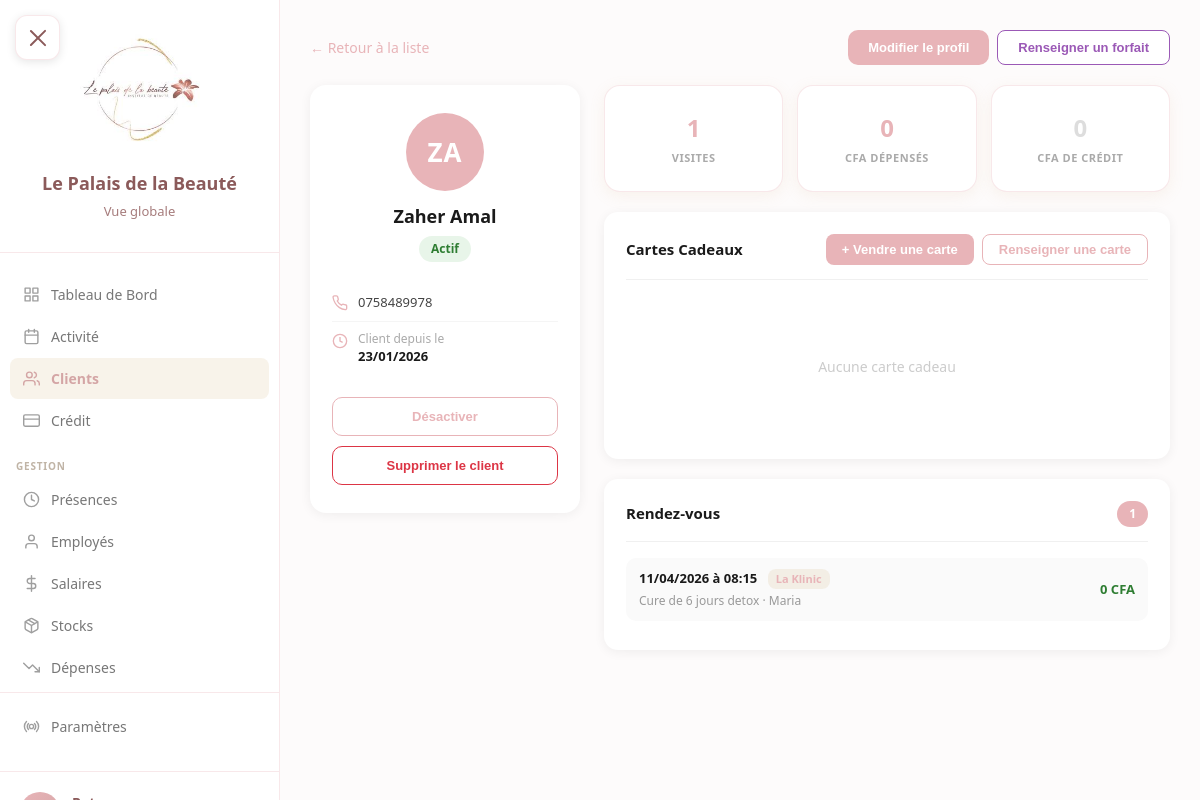
Before: /clients/55/ (signed in) with the older database file.
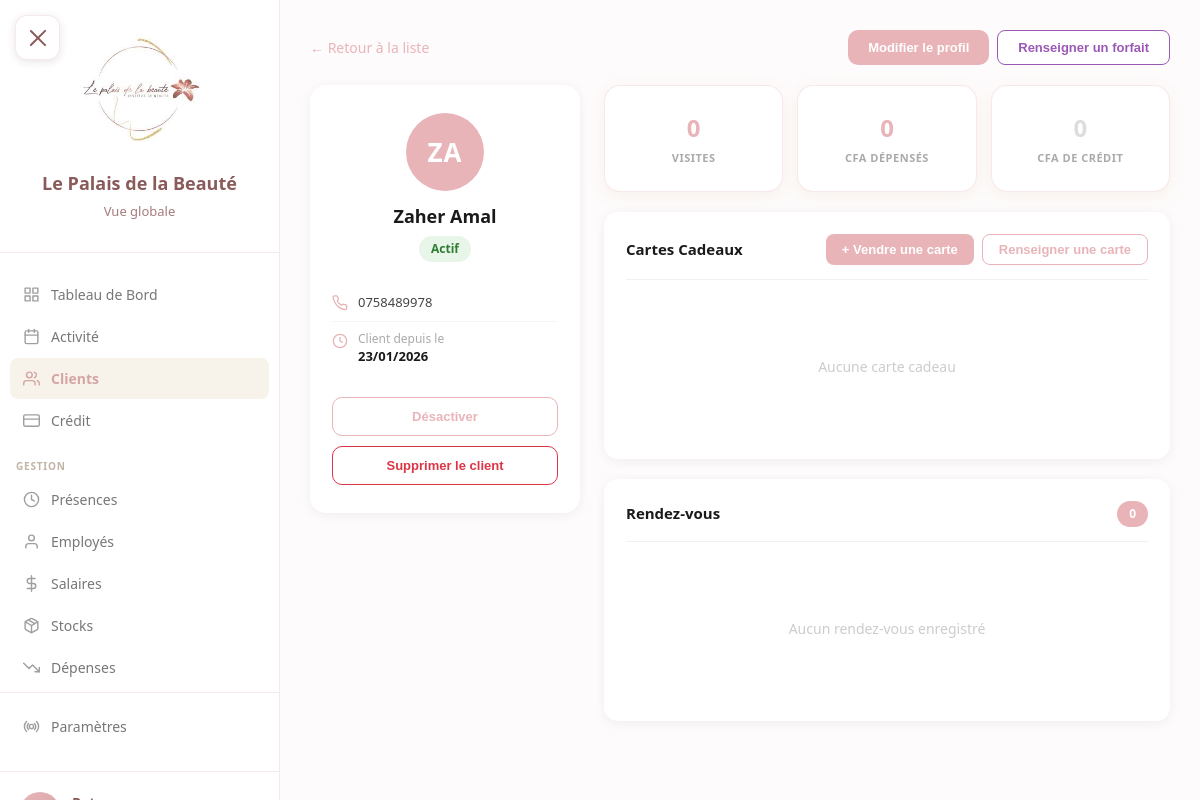
After: the same page with the newer database file.
### core/models.py (models this page shows, shortened)
class RendezVous(models.Model):
    STATUT_CHOICES = [
        ('planifie', 'Planifié'),      # RDV créé, non encore validé
        ('valide', 'Validé'),          # RDV validé par le manager
        ('annule', 'Annulé'),          # RDV annulé
        ('absent', 'Absent'),          # Client ne s'est pas présenté
        ('annule_client', 'Annulé par le client'),  # Annulé par le client
    ]
    institut = models.ForeignKey(Institut, on_delete=models.CASCADE, related_name='rendez_vous')
    client = models.ForeignKey(Client, on_delete=models.CASCADE, related_name='rendez_vous')
    employe = models.ForeignKey(Employe, on_delete=models.CASCADE, related_name='rendez_vous')
    date = models.DateField()
    heure_debut = models.TimeField()
    heure_fin = models.TimeField()  # Calculée automatiquement selon durée
    prestation = models.ForeignKey(Prestation, on_delete=models.PROTECT, related_name='rendez_vous')
    famille = models.ForeignKey(FamillePrestation, on_delete=models.PROTECT)  # Pour la couleur
    prix_base = models.IntegerField(
        validators=[MinValueValidator(0)]
    )  # Prix de la prestation au moment du RDV
    prix_options = models.IntegerField(
        default=0,
        validators=[MinValueValidator(0)]
    )  # Total des options
    prix_total = models.IntegerField(
        validators=[MinValueValidator(0)]
    )  # prix_base + prix_options
    prix_modifie = models.BooleanField(default=False)  # True si le prix a été modifié
    prix_original = models.IntegerField(
        null=True,
        blank=True,
        validators=[MinValueValidator(0)]
    )  # Prix avant modification
    raison_modification = models.CharField(max_length=200, blank=True, null=True)
    remise_pourcent = models.IntegerField(default=0, validators=[MinValueValidator(0), MaxValueValidator(99)])
    statut = models.CharField(max_length=20, choices=STATUT_CHOICES, default='planifie')
    date_validation = models.DateTimeField(null=True, blank=True)
    valide_par = models.ForeignKey(
        'Utilisateur',
        on_delete=models.SET_NULL,
        null=True,
        blank=True,
        related_name='rdv_valides'
    )
    date_creation = models.DateTimeField(auto_now_add=True)
    date_modification = models.DateTimeField(auto_now=True)
    cree_par = models.ForeignKey(
        'Utilisateur',
        on_delete=models.SET_NULL,
        null=True,
        related_name='rdv_crees'
    )
    groupe = models.ForeignKey(
        'GroupeRDV',
        on_delete=models.SET_NULL,
        null=True,
        blank=True,
        related_name='rendez_vous',
        help_text="Groupe auquel appartient ce RDV (si créé avec d'autres)"
    )
    est_seance_forfait = models.BooleanField(
        default=False,
        help_text="True si ce RDV est une séance de forfait"
    )
    forfait = models.ForeignKey(
        'ForfaitClient',
        on_delete=models.SET_NULL,
        null=True,
        blank=True,
        related_name='rendez_vous'
    )
    numero_seance = models.IntegerField(
        null=True,
        blank=True,
        help_text="Numéro de la séance dans le forfait (ex: 3 sur 6)"
    )
    rappel_envoye = models.BooleanField(default=False)
    class Meta:
        verbose_name = "Rendez-vous"
        verbose_name_plural = "Rendez-vous"
        ordering = ['date', 'heure_debut', 'employe']

class Institut(models.Model):
    nom = models.CharField(max_length=100)
    code = models.CharField(max_length=20, unique=True)  # 'palais', 'klinic', 'express'
    a_agenda = models.BooleanField(default=True)  # False pour Express
    heure_ouverture = models.TimeField(default='07:00')
    heure_fermeture = models.TimeField(default='23:00')
    fond_caisse = models.IntegerField(default=30000)  # Montant en CFA
    actif = models.BooleanField(default=True)
    class Meta:
        verbose_name = "Institut"
        verbose_name_plural = "Instituts"

class Prestation(models.Model):
    TYPE_CHOICES = [
        ('normal', 'Normal'),
        ('option', 'Option'),
        ('forfait', 'Forfait'),
    ]
    nom = models.CharField(max_length=200)
    famille = models.ForeignKey(FamillePrestation, on_delete=models.CASCADE, related_name='prestations')
    prix = models.IntegerField(
        validators=[MinValueValidator(0)],
        help_text="Prix en CFA"
    )
    duree = models.DecimalField(
        max_digits=4,
        decimal_places=2,
        null=True,
        blank=True,
        help_text="Durée en heures (ancien format, sera migré vers duree_minutes)"
    )  # En heures - gardé pour compatibilité
    duree_minutes = models.IntegerField(
        null=True,
        blank=True,
        help_text="Durée en minutes (peut être vide pour les options)"
    )
    type_prestation = models.CharField(
        max_length=20,
        choices=TYPE_CHOICES,
        default='normal'
    )
    unite = models.CharField(
        max_length=50,
        blank=True,
        null=True,
        help_text="Unité pour les options (ex: 'par strass', 'par ongle', 'par mèche')"
    )
    est_forfait = models.BooleanField(default=False, help_text="True si c'est un forfait multi-séances")
    nombre_seances = models.IntegerField(
        default=1,
        help_text="Nombre de séances (pour les forfaits)"
    )
    instituts = models.ManyToManyField(
        Institut,
        related_name='prestations_disponibles',
        blank=True,
        help_text="Instituts où cette prestation est disponible"
    )
    ordre_affichage = models.IntegerField(default=0, help_text="Ordre d'affichage dans la famille")
    actif = models.BooleanField(default=True)
    date_creation = models.DateTimeField(default=timezone.now)
    date_modification = models.DateTimeField(auto_now=True)
    class Meta:
        verbose_name = "Prestation"
        verbose_name_plural = "Prestations"
        ordering = ['famille', 'ordre_affichage', 'nom']

class Employe(models.Model):
    RANG_CHOICES = [
        ('superieur', 'Supérieur'),
        ('manager', 'Manager'),
        ('employe', 'Employé'),
    ]
    nom = models.CharField(max_length=100)
    institut = models.ForeignKey(
        Institut,
        on_delete=models.SET_NULL,
        null=True,
        blank=True,
        related_name='employes'
    )
    actif = models.BooleanField(default=True)
    ordre_affichage = models.IntegerField(default=0)
    prenom = models.CharField(max_length=100, blank=True, default='')
    telephone = models.CharField(max_length=20, blank=True, null=True)
    categorie = models.ForeignKey(
        CategorieEmploye,
        on_delete=models.SET_NULL,
        null=True,
        blank=True,
        related_name='employes'
    )
    rang = models.CharField(max_length=20, choices=RANG_CHOICES, default='employe')
    salaire_base = models.IntegerField(
        default=0,
        validators=[MinValueValidator(0)],
        help_text="Salaire mensuel de base en CFA"
    )
    date_embauche = models.DateField(null=True, blank=True)
    est_dans_agenda = models.BooleanField(
        default=True,
        help_text="False pour vigiles, ménage, etc."
    )
    class Meta:
        verbose_name = "Employé"
        verbose_name_plural = "Employés"
        ordering = ['ordre_affichage', 'nom']

### core/views.py (the view)
# urls.py: path('clients/<int:pk>/', views.client_detail, name='client_detail'),
@login_required
def client_detail(request, pk):
    client = get_object_or_404(Client, pk=pk)
    rdv_raw = list(RendezVous.objects.filter(
        client=client, statut__in=['valide', 'planifie']
    ).select_related(
        'institut', 'prestation', 'employe'
    ).prefetch_related('paiements').order_by('-date', '-heure_debut')[:100])
    groupe_ids = [r.groupe_id for r in rdv_raw if r.groupe_id]
    if groupe_ids:
        membres_qs = RendezVous.objects.filter(
            groupe_id__in=groupe_ids, statut__in=['valide', 'planifie']
        ).select_related('prestation', 'employe').prefetch_related('paiements').order_by('heure_debut')
        groupes_dict = {}
        for m in membres_qs:
            groupes_dict.setdefault(m.groupe_id, []).append(m)
    else:
        groupes_dict = {}
    MODE_LABELS = {
        'especes': 'Espèces', 'carte': 'Carte', 'cheque': 'Chèque',
        'om': 'Orange Money', 'wave': 'Wave', 'carte_cadeau': 'Carte cadeau',
        'forfait': 'Forfait', 'offert': 'Offert',
    }
    seen_groupes = set()
    rendez_vous = []
    for rdv in rdv_raw:
        if rdv.groupe_id:
            if rdv.groupe_id in seen_groupes:
                continue
            seen_groupes.add(rdv.groupe_id)
            membres = groupes_dict.get(rdv.groupe_id, [rdv])
            rdv.prestation_label = ' + '.join(m.prestation.nom for m in membres)
            rdv.employe_label = membres[0].employe.prenom or membres[0].employe.nom
            rdv.montant_total = sum(sum(p.montant for p in m.paiements.all()) for m in membres)
            modes = list(dict.fromkeys(
                p.mode for m in membres for p in m.paiements.all() if p.montant > 0
            ))
        else:
            rdv.prestation_label = rdv.prestation.nom
            rdv.employe_label = rdv.employe.prenom or rdv.employe.nom
            rdv.montant_total = sum(p.montant for p in rdv.paiements.all())
            modes = list(dict.fromkeys(p.mode for p in rdv.paiements.all() if p.montant > 0))
        rdv.modes_paiement_label = ' + '.join(MODE_LABELS.get(m, m) for m in modes) if modes else ''
        rendez_vous.append(rdv)
    credits = client.credits.all().order_by('-date_creation')
    forfaits = ForfaitClient.objects.filter(
        client=client
    ).select_related('prestation', 'institut').prefetch_related('seances__rendez_vous').order_by(
        '-statut',  # actif en premier
        '-date_achat'
    )
    cartes_achetees = client.cartes_achetees.exclude(
        statut__in=['annulee', 'supprimee']
    ).select_related('beneficiaire', 'institut_achat').order_by('-date_achat')
    cartes_recues = client.cartes_recues.exclude(
        statut__in=['annulee', 'supprimee']
    ).exclude(acheteur=client).select_related('acheteur', 'institut_achat').order_by('-date_achat')
    instituts = Institut.objects.all().order_by('nom')
    from django.db.models import Q
    forfaits_disponibles = list(
        Prestation.objects.filter(Q(est_forfait=True) | Q(type_prestation='forfait'), actif=True)
        .select_related('famille')
        .order_by('famille__nom', 'nom')
        .values('id', 'nom', 'prix', 'nombre_seances', 'famille__nom')
    )
    ventes_produits = VenteProduit.objects.filter(
        client=client
    ).prefetch_related('lignes__produit').order_by('-date')
    return render(request, 'clients/fiche.html', {
        'client': client,
        'rendez_vous': rendez_vous,
        'credits': credits,
        'forfaits': forfaits,
        'forfaits_disponibles': forfaits_disponibles,
        'cartes_achetees': cartes_achetees,
        'cartes_recues': cartes_recues,
        'instituts': instituts,
        'total_depense': client.get_total_depense(),
        'nombre_visites': client.get_nombre_visites(),
        'credit_total': client.get_credit_total(),
        'ventes_produits': ventes_produits,
    })

### core/models.py (called while the page is built)
    def is_patron(self):
        return self.role == 'patron'

    def get_full_name(self):
        return f"{self.prenom} {self.nom}"

    def get_total_depense(self):
        from django.db.models import Sum
        total = Paiement.objects.filter(
            rendez_vous__client=self
        ).aggregate(Sum('montant'))['montant__sum'] or 0
        total += PaiementCredit.objects.filter(
            credit__client=self
        ).aggregate(Sum('montant'))['montant__sum'] or 0
        return total

    def get_nombre_visites(self):
        return RendezVous.objects.filter(client=self, statut='valide').count()

    def get_credit_total(self):
        from django.db.models import Sum
        return Credit.objects.filter(
            client=self,
            solde=False
        ).aggregate(Sum('reste_a_payer'))['reste_a_payer__sum'] or 0

    @property
    def credits_non_soldes(self):
        return Credit.objects.filter(client=self, solde=False).exists()

### templates/clients/fiche.html (shortened to what the changed rows need)
{% extends 'base.html' %}
{% block content %}
<div class="fiche-container">
    <div class="fiche-grid">
        <div class="fiche-right">
            <div class="stats-row">
                <div class="stat-card">
                    <div class="stat-card-value">{{ nombre_visites }}</div>
                    <div class="stat-card-label">Visites</div>
                </div>
            </div>
            <div class="section-card">
                <div class="section-header">
                    <h2 class="section-title">Cartes Cadeaux</h2>
                </div>
            </div>
            <div class="section-card">
                <div class="section-header">
                    <h2 class="section-title">Rendez-vous</h2>
                    <span class="badge-count">{{ nombre_visites }}</span>
                </div>
                {% if rendez_vous %}
                <div class="rdv-list">
                    {% for rdv in rendez_vous %}
                    <div class="rdv-item">
                        <div>
                            <div class="rdv-date">
                                {{ rdv.date|date:"d/m/Y" }} à {{ rdv.heure_debut|time:"H:i" }}
                                <span class="rdv-institut">{{ rdv.institut.nom }}</span>
                            </div>
                            <div class="rdv-detail">
                                {{ rdv.prestation_label }} · {{ rdv.employe_label }}
                            </div>
                        </div>
                        <div class="rdv-amount">
                            {% if rdv.statut == 'planifie' %}
                                —
                            {% else %}
                                {{ rdv.montant_total|floatformat:0 }} CFA
                            {% endif %}
                        </div>
                    </div>
                    {% endfor %}
                </div>
                {% else %}
                <div class="empty-state">Aucun rendez-vous enregistré</div>
                {% endif %}
            </div>
        </div>
    </div>
</div>
{% endblock %}

Changed rows visible on the page:
removed RendezVous: date "11/04/2026", heure_debut "08:15", institut.nom "La Klinic", prestation_label "Cure de 6 jours detox", employe_label "Maria", montant_total "0"
Other visible differences:
{{ nombre_visites }}: "1" → "0"
text now shown: "Aucun rendez-vous enregistré"
